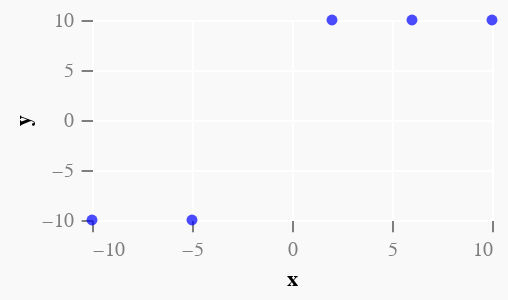

This figure's notebook cell:
### Code cell
vlShow $ plot (200, 100) (L [scatterBlue "x" "y" (-10,10) (-10,10)]) (Cols 
        [("x", VL.Numbers xs),
        ("y", VL.Numbers (boolToInt <$> labels))
        ])

pp <- (sampleIO $ prior $ mh 1000 $ logisticRegression $ zip xs labels)

-- vlShow $ plot (200, 100) (L [scatterBlue "x" "y" (-10,10) (-10,10)]) (Cols 
--         [("x", VL.Numbers $ take 64 $ cycle [1,2,3,4,5,6,7,8]),
--         ("y", VL.Numbers (take 8 $ pp))
--         ])

### Figure 1 — Vega-Lite specification as saved in the notebook (floating-point values rounded to 4 significant figures)
{"height": 100, "data": {"values": [{"y": -10, "x": -10}, {"y": -10, "x": -5}, {"y": 10, "x": 2}, {"y": 10, "x": 6}, {"y": 10, "x": 10}]}, "$schema": "https://vega.github.io/schema/vega-lite/v4.json", "config": {"axis": {"domain": false, "tickSize": 5.67, "gridColor": "#FFFFFF", "labelColor": "#7F7F7F", "labelPadding": 4, "grid": true, "tickColor": "#7F7F7F"}}, "width": 200, "layer": [{"encoding": {"y": {"type": "quantitative", "field": "y", "scale": {"domain": [-10, 10]}}, "x": {"type": "quantitative", "field": "x", "scale": {"domain": [-10, 10]}}}, "mark": {"color": "blue", "type": "circle"}}], "background": "#f9f9f9", "description": "Plot"}
